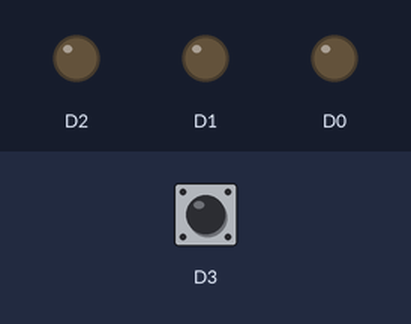
The sketch below on a simulated ESP8266 (NodeMCU). On the bench: output pins drawn as LEDs (lit = HIGH). Dashed ring = blinking. The test bench sets the inputs (shaded band); at power-on: D3 LOW.

Above: at 1.2 s.
1.3 s: D3 driven HIGH
At 2.4 s:
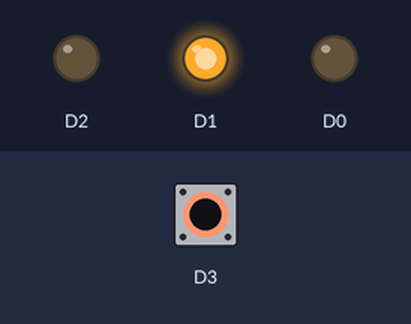
2.8 s: D3 pulsed LOW 5 times (0.12 s each, 0.3 s apart)
At 3.07 s:
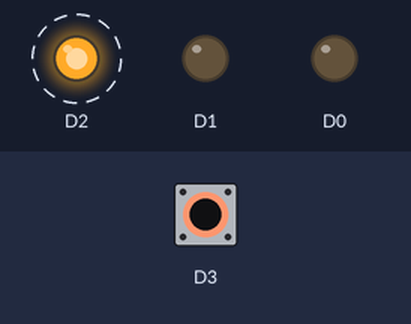
At 5.2 s:
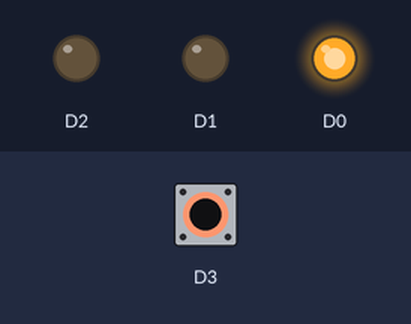
Timing chart, 0 to 6.7 s (numbered marks = the images above; inputs shaded):
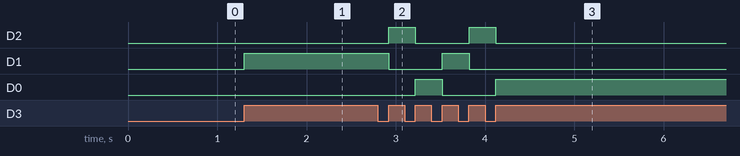

Measured:
- after the input at 1.3 s, D1: LOW → HIGH at once
- after the input at 2.8 s, D2: alternates HIGH for 0.30 s and LOW for 0.60 s, 4 changes in all, then stays LOW, starting after 0.12 s; D1: HIGH → LOW after 0.12 s, → HIGH 0.60 s later, → LOW 0.30 s later; D0: LOW → HIGH after 0.42 s, → LOW 0.30 s later, → HIGH 0.60 s later

The sketch:

lab1_3.ino
```cpp
int currentLED = D0;
bool buttonWasPressed = false;

void setup() {
  pinMode(D0, OUTPUT);
  pinMode(D1, OUTPUT);
  pinMode(D2, OUTPUT);
  pinMode(D3, INPUT);

  digitalWrite(D0, LOW);
  digitalWrite(D1, LOW);
  digitalWrite(D2, LOW);
}

void loop() {
  int buttonState = digitalRead(D3);


  if (buttonState == HIGH && !buttonWasPressed) {
    currentLED = getNextLED(currentLED);
    updateLED(currentLED);
    buttonWasPressed = true;
  } else if (buttonState == LOW) {
    buttonWasPressed = false;
  }
}


int getNextLED(int current) {
  if (current == D0) {
    return D1;
  } else if (current == D1) {
    return D2;
  } else {
    return D0;
  }
}

void updateLED(int current) {

  digitalWrite(D0, LOW);
  digitalWrite(D1, LOW);
  digitalWrite(D2, LOW);

  digitalWrite(current, HIGH);
}
```
